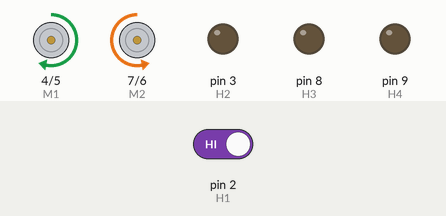
Recording of a sketch running on a simulated Arduino Uno, built with avr-gcc and run on an emulated ATmega328P. On the bench: direction and speed pins drawn as motors (green arrow = direction pin HIGH = forward, orange = LOW = backward, longer = more drive), output pins drawn as LEDs (lit = HIGH). The inputs (shaded band) are chosen by the test bench; at power-on: pin 2 (H1) HIGH.

Above: at 1.7 s.
1.8 s: pin 2 (H1) driven LOW
At 3.0 s:
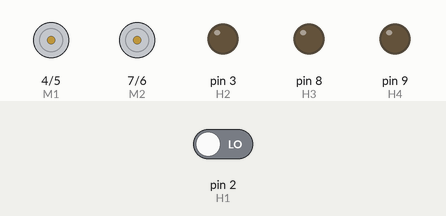
3.4 s: pin 2 (H1) driven HIGH
At 3.64 s:
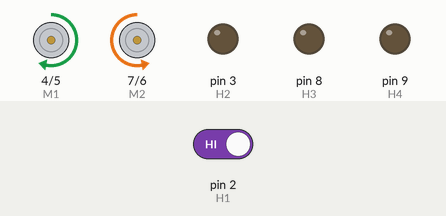
Timing chart, 0 to 6.4 s (numbered marks = the images above; inputs shaded):
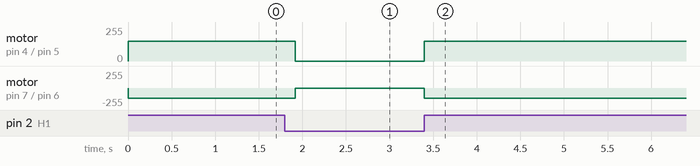

The sketch:

test.ino
```cpp
//#include <avr/wdt.h>  //调用看门狗库

int E1 = 5;     //定义M1使能端
int E2 = 6;     //定义M2使能端
int M1 = 4;    //定义M1控制端
int M2 = 7;    //定义M2控制端
int H1 = 2;    //定义霍尔传感器1
int H2 = 3;    //定义霍尔传感器2
int H3 = 8;    //定义霍尔传感器3
int H4 = 9;    //定义霍尔传感器4
int stateH1;
int stateH2;
int stateH3;
int stateH4;

void stop(void) {                //停止
  digitalWrite(E1, LOW);
  digitalWrite(E2, LOW);
}

void advance(char a, char b) {         //前进
  analogWrite (E1, a);            //PWM调速
  digitalWrite(M1, HIGH);
  analogWrite (E2, b);
  digitalWrite(M2, HIGH);
}
void back_off (char a, char b) {         //后退

  analogWrite (E1, a);
  digitalWrite(M1, LOW);
  analogWrite (E2, b);
  digitalWrite(M2, LOW);
}
void turn_L (char a, char b) {          //左转
  analogWrite (E1, a);
  digitalWrite(M1, LOW);
  analogWrite (E2, b);
  digitalWrite(M2, HIGH);
}
void turn_R (char a, char b) {          //右转
  analogWrite (E1, a);
  digitalWrite(M1, HIGH);
  analogWrite (E2, b);
  digitalWrite(M2, LOW);
}

void setup() {
  int i;
  int move;
  pinMode (H1, INPUT);
  pinMode (H2, INPUT);
  pinMode (H3, INPUT);
  pinMode (H4, INPUT);

  for (i = 3; i <= 9; i++)
    pinMode(i, OUTPUT);
  Serial.begin(9600);// put your setup code here, to run once:
  // wdt_enable(WDTO_120MS);//打开看门狗（防止死机）
}

void loop() {
  stateH1 = digitalRead (H1);
  stateH2 = digitalRead (H2);
  stateH3 = digitalRead (H3);
  stateH4 = digitalRead (H4);
  /* Hall Sensor */
  if ((stateH1 == LOW ) && (stateH2 == HIGH || stateH3 == HIGH) && (stateH4 == LOW)) //前进
  {
    advance(70, 70);
  }
  else if ((stateH4 == HIGH && stateH3 == HIGH && stateH2 == HIGH && stateH1 == LOW) || (stateH4 == HIGH && stateH3 == LOW && stateH2 == HIGH && stateH1 == LOW) || (stateH4 == HIGH && stateH3 == HIGH && stateH2 == LOW && stateH1 == LOW) || stateH4 == HIGH) //左转
  {
    turn_L(150, 150);
    delay(480);
    stop();
  }
  else if ((stateH4 == LOW && stateH3 == HIGH && stateH2 == HIGH && stateH1 == HIGH) || (stateH4 == LOW && stateH3 == HIGH && stateH2 == LOW && stateH1 == HIGH) || (stateH4 == LOW && stateH3 == LOW && stateH2 == HIGH && stateH1 == HIGH) || stateH1 == HIGH) //右转
  {
    turn_R(150, 150);
    delay(480);
    stop();
  }
  else
{
  stop();
  }
} // put your main code here, to run repeatedly:
```

Measured:
- after the input at 1.8 s, motor on pin 4 (M1) / pin 5 (E1): forward 150/255 → stopped after 0.12 s; motor on pin 7 (M2) / pin 6 (E2): backward 150/255 → stopped after 0.12 s
- after the input at 3.4 s, motor on pin 4 (M1) / pin 5 (E1): stopped → forward 150/255 at once; motor on pin 7 (M2) / pin 6 (E2): stopped → backward 150/255 at once
